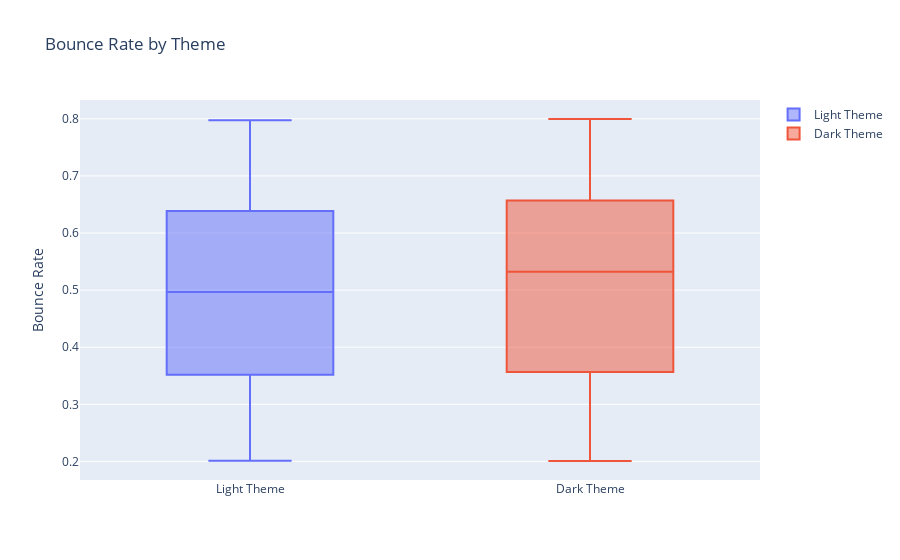

Source (notebook cell):
### Code cell
fig = go.Figure()
fig.add_trace(go.Box(y=light_theme_data['Bounce Rate'], 
                     name='Light Theme'))
fig.add_trace(go.Box(y=dark_theme_data['Bounce Rate'], 
                     name='Dark Theme'))

fig.update_layout(
    title_text='Bounce Rate by Theme',
    yaxis_title_text='Bounce Rate',
)

fig.show()

### Figure 1 — Plotly figure (JSON) as saved in the notebook; plotly's stock layout.template omitted (floating-point values rounded to 4 significant figures; data arrays with more than 128 entries replaced by an {"elided": "..."} marker saying what was removed)
{"data": [{"name": "Light Theme", "type": "box", "y": {"elided": "486 float values"}}, {"name": "Dark Theme", "type": "box", "y": {"elided": "514 float values"}}], "layout": {"autosize": true, "title": {"text": "Bounce Rate by Theme"}, "xaxis": {"autorange": true, "range": [-0.5, 1.5], "type": "category"}, "yaxis": {"autorange": true, "range": [0.1674, 0.8329], "title": {"text": "Bounce Rate"}, "type": "linear"}}}
